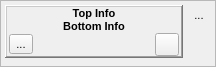
<?xml version="1.0" encoding="UTF-8"?>
<ui version="4.0">
 <class>FlowBlockWidget</class>
 <widget class="QWidget" name="FlowBlockWidget">
  <property name="geometry">
   <rect>
    <x>0</x>
    <y>0</y>
    <width>224</width>
    <height>89</height>
   </rect>
  </property>
  <property name="sizePolicy">
   <sizepolicy hsizetype="Minimum" vsizetype="Minimum">
    <horstretch>0</horstretch>
    <verstretch>0</verstretch>
   </sizepolicy>
  </property>
  <property name="minimumSize">
   <size>
    <width>200</width>
    <height>0</height>
   </size>
  </property>
  <property name="font">
   <font>
    <pointsize>8</pointsize>
   </font>
  </property>
  <property name="windowTitle">
   <string>Form</string>
  </property>
  <layout class="QVBoxLayout" name="verticalLayout">
   <property name="spacing">
    <number>0</number>
   </property>
   <property name="sizeConstraint">
    <enum>QLayout::SetFixedSize</enum>
   </property>
   <property name="leftMargin">
    <number>0</number>
   </property>
   <property name="topMargin">
    <number>0</number>
   </property>
   <property name="rightMargin">
    <number>0</number>
   </property>
   <property name="bottomMargin">
    <number>0</number>
   </property>
   <item>
    <widget class="QFrame" name="frame">
     <property name="sizePolicy">
      <sizepolicy hsizetype="Preferred" vsizetype="Minimum">
       <horstretch>0</horstretch>
       <verstretch>0</verstretch>
      </sizepolicy>
     </property>
     <property name="frameShape">
      <enum>QFrame::StyledPanel</enum>
     </property>
     <property name="frameShadow">
      <enum>QFrame::Sunken</enum>
     </property>
     <layout class="QVBoxLayout" name="verticalLayout_2">
      <property name="spacing">
       <number>4</number>
      </property>
      <property name="leftMargin">
       <number>4</number>
      </property>
      <property name="topMargin">
       <number>4</number>
      </property>
      <property name="rightMargin">
       <number>4</number>
      </property>
      <property name="bottomMargin">
       <number>4</number>
      </property>
      <item>
       <layout class="QGridLayout" name="TopLayout">
        <property name="spacing">
         <number>4</number>
        </property>
        <item row="0" column="1">
         <widget class="QToolButton" name="RemoveButton">
          <property name="toolTip">
           <string>Remove this module</string>
          </property>
          <property name="text">
           <string>...</string>
          </property>
          <property name="icon">
           <iconset resource="icons.qrc">
            <normaloff>:/general/icons/general_cross.svg</normaloff>:/general/icons/general_cross.svg</iconset>
          </property>
          <property name="iconSize">
           <size>
            <width>10</width>
            <height>10</height>
           </size>
          </property>
          <property name="checkable">
           <bool>false</bool>
          </property>
          <property name="autoRaise">
           <bool>true</bool>
          </property>
         </widget>
        </item>
        <item row="0" column="0" rowspan="2">
         <widget class="QFrame" name="HeaderFrame">
          <property name="sizePolicy">
           <sizepolicy hsizetype="Minimum" vsizetype="Minimum">
            <horstretch>0</horstretch>
            <verstretch>0</verstretch>
           </sizepolicy>
          </property>
          <property name="toolTip">
           <string/>
          </property>
          <property name="frameShape">
           <enum>QFrame::WinPanel</enum>
          </property>
          <property name="frameShadow">
           <enum>QFrame::Raised</enum>
          </property>
          <property name="lineWidth">
           <number>1</number>
          </property>
          <property name="midLineWidth">
           <number>0</number>
          </property>
          <layout class="QGridLayout" name="gridLayout">
           <property name="sizeConstraint">
            <enum>QLayout::SetMinimumSize</enum>
           </property>
           <property name="leftMargin">
            <number>2</number>
           </property>
           <property name="topMargin">
            <number>0</number>
           </property>
           <property name="rightMargin">
            <number>2</number>
           </property>
           <property name="bottomMargin">
            <number>0</number>
           </property>
           <property name="spacing">
            <number>0</number>
           </property>
           <item row="0" column="0">
            <widget class="QLabel" name="TopLabel">
             <property name="sizePolicy">
              <sizepolicy hsizetype="Minimum" vsizetype="Minimum">
               <horstretch>0</horstretch>
               <verstretch>0</verstretch>
              </sizepolicy>
             </property>
             <property name="font">
              <font>
               <pointsize>8</pointsize>
               <weight>75</weight>
               <bold>true</bold>
              </font>
             </property>
             <property name="text">
              <string>Top Info</string>
             </property>
             <property name="alignment">
              <set>Qt::AlignCenter</set>
             </property>
            </widget>
           </item>
           <item row="1" column="0">
            <widget class="QLabel" name="BottomLabel">
             <property name="sizePolicy">
              <sizepolicy hsizetype="Minimum" vsizetype="Minimum">
               <horstretch>0</horstretch>
               <verstretch>0</verstretch>
              </sizepolicy>
             </property>
             <property name="font">
              <font>
               <pointsize>8</pointsize>
               <weight>75</weight>
               <bold>true</bold>
              </font>
             </property>
             <property name="text">
              <string>Bottom Info</string>
             </property>
             <property name="alignment">
              <set>Qt::AlignCenter</set>
             </property>
            </widget>
           </item>
           <item row="2" column="0">
            <layout class="QHBoxLayout" name="horizontalLayout">
             <property name="spacing">
              <number>4</number>
             </property>
             <item>
              <widget class="QToolButton" name="RunButton">
               <property name="sizePolicy">
                <sizepolicy hsizetype="Fixed" vsizetype="Fixed">
                 <horstretch>0</horstretch>
                 <verstretch>0</verstretch>
                </sizepolicy>
               </property>
               <property name="toolTip">
                <string>Run this module now</string>
               </property>
               <property name="text">
                <string>...</string>
               </property>
               <property name="icon">
                <iconset resource="icons.qrc">
                 <normaloff>:/control/icons/control_play.svg</normaloff>:/control/icons/control_play.svg</iconset>
               </property>
               <property name="iconSize">
                <size>
                 <width>16</width>
                 <height>16</height>
                </size>
               </property>
              </widget>
             </item>
             <item>
              <spacer name="horizontalSpacer_2">
               <property name="orientation">
                <enum>Qt::Horizontal</enum>
               </property>
               <property name="sizeType">
                <enum>QSizePolicy::Minimum</enum>
               </property>
               <property name="sizeHint" stdset="0">
                <size>
                 <width>40</width>
                 <height>20</height>
                </size>
               </property>
              </spacer>
             </item>
             <item>
              <widget class="QToolButton" name="EnabledButton">
               <property name="sizePolicy">
                <sizepolicy hsizetype="Fixed" vsizetype="Fixed">
                 <horstretch>0</horstretch>
                 <verstretch>0</verstretch>
                </sizepolicy>
               </property>
               <property name="maximumSize">
                <size>
                 <width>34</width>
                 <height>16777215</height>
                </size>
               </property>
               <property name="toolTip">
                <string>Whether the module is enabled</string>
               </property>
               <property name="text">
                <string/>
               </property>
               <property name="icon">
                <iconset resource="icons.qrc">
                 <normaloff>:/general/icons/slider-off.svg</normaloff>
                 <normalon>:/general/icons/slider-on.svg</normalon>:/general/icons/slider-off.svg</iconset>
               </property>
               <property name="iconSize">
                <size>
                 <width>32</width>
                 <height>16</height>
                </size>
               </property>
               <property name="checkable">
                <bool>true</bool>
               </property>
               <property name="checked">
                <bool>false</bool>
               </property>
               <property name="autoRaise">
                <bool>true</bool>
               </property>
              </widget>
             </item>
             <item>
              <spacer name="horizontalSpacer">
               <property name="orientation">
                <enum>Qt::Horizontal</enum>
               </property>
               <property name="sizeType">
                <enum>QSizePolicy::Minimum</enum>
               </property>
               <property name="sizeHint" stdset="0">
                <size>
                 <width>40</width>
                 <height>20</height>
                </size>
               </property>
              </spacer>
             </item>
             <item>
              <widget class="QToolButton" name="ToggleKeywordsButton">
               <property name="toolTip">
                <string>Toggle module keyword controls</string>
               </property>
               <property name="text">
                <string/>
               </property>
               <property name="icon">
                <iconset resource="icons.qrc">
                 <normaloff>:/general/icons/general_options.svg</normaloff>:/general/icons/general_options.svg</iconset>
               </property>
               <property name="iconSize">
                <size>
                 <width>16</width>
                 <height>16</height>
                </size>
               </property>
               <property name="checkable">
                <bool>true</bool>
               </property>
              </widget>
             </item>
            </layout>
           </item>
          </layout>
         </widget>
        </item>
       </layout>
      </item>
      <item>
       <widget class="ModuleKeywordsWidget" name="KeywordsFrame">
        <property name="sizePolicy">
         <sizepolicy hsizetype="Minimum" vsizetype="Minimum">
          <horstretch>0</horstretch>
          <verstretch>0</verstretch>
         </sizepolicy>
        </property>
        <property name="frameShape">
         <enum>QFrame::StyledPanel</enum>
        </property>
        <property name="frameShadow">
         <enum>QFrame::Sunken</enum>
        </property>
       </widget>
      </item>
     </layout>
    </widget>
   </item>
  </layout>
 </widget>
 <customwidgets>
  <customwidget>
   <class>ModuleKeywordsWidget</class>
   <extends>QFrame</extends>
   <header>gui/modulekeywordswidget.h</header>
   <container>1</container>
  </customwidget>
 </customwidgets>
 <resources>
  <include location="icons.qrc"/>
 </resources>
 <connections/>
</ui>
